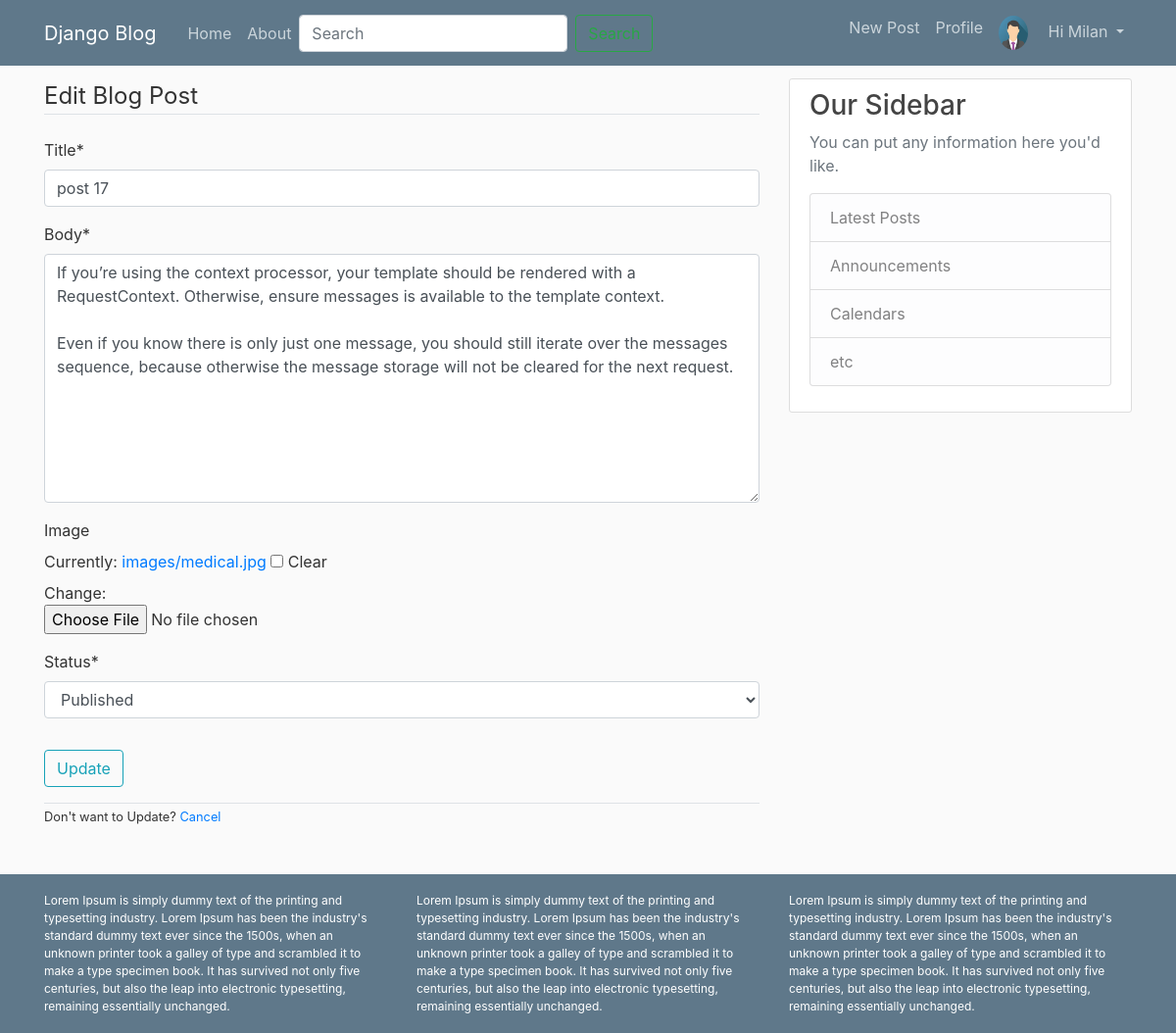
/blog/25/edit/ (signed in), run on the app's committed database.
### blog/models.py (models this page shows, shortened)
class Profile(models.Model):
	user=models.OneToOneField(User, on_delete=models.CASCADE)
	dob=models.DateField(null=True, blank=True)
	photo=models.ImageField()

class Post(models.Model):
	STATUS_CHOICES=(
		('draft','Draft'),
		('published','Published')
	)
	title=models.CharField(max_length=120)
	slug=models.SlugField(max_length=120)
	author=models.ForeignKey(User, related_name='blog_posts',on_delete=models.CASCADE)
	likes=models.ManyToManyField(User, related_name='likes', blank=True)
	body=models.TextField()
	image=models.ImageField(upload_to='images/', blank=True, null=True)
	created=models.DateTimeField(auto_now_add=True)
	updated=models.DateTimeField(auto_now=True)
	status=models.CharField(max_length=10, choices=STATUS_CHOICES, default='draft')
	objects = models.Manager() #default manager
	published = PublishedManager() #custom model manager

### blog/views.py (the view)
# urls.py: url(r'^blog/(?P<id>\d+)/edit/$', post_update, name='post-update'),
@login_required
def post_update(request, id):
	post=get_object_or_404(Post, id=id)
	if post.author != request.user:
		raise Http404()
	form=PostEditForm(request.POST or None, request.FILES or None, instance=post)
	if form.is_valid():
		form.save()
		messages.info(request, 'Post has been Updated successfully.')
		return redirect(post.get_absolute_url())
	context={
		'form':form,
		'post':post,
	}
	return render(request, 'blog/post_edit.html', context)

### blog/forms.py
class PostEditForm(forms.ModelForm):
	class Meta:
		model=Post
		fields=['title','body','image','status']

### blog/templates/blog/post_edit.html (shortened to what this page needs)
{% extends 'blog/base.html' %}
{% load crispy_forms_tags %}
{% block content %}
<form method="POST" action="" enctype="multipart/form-data">
	<fieldset class="form-group">
		<legend class="border-bottom mb-4">
			Edit Blog Post
		</legend>
		{{form|crispy}}
	</fieldset>
	<button type="submit" class="btn btn-outline-info">Update</button>
</form>
<div class="border-top mt-3">
	<small>Don't want to Update? <a href="#">Cancel</a></small>
</div>
{% endblock %}

### blog/templates/blog/base.html (shortened to what this page needs)
{% load static %}
<!DOCTYPE html>
<html>
<head>
</head>
<link rel="stylesheet" href="https://stackpath.bootstrapcdn.com/bootstrap/4.3.1/css/bootstrap.min.css">
<link rel="stylesheet" type="text/css" href="{% static 'blog/css/main.css' %}">
<body>
<header class="site-header">
  <nav class="navbar navbar-expand-md navbar-dark bg-steel fixed-top">
    <div class="container">
      <a class="navbar-brand mr-4" href="{% url 'blog:post-list' %}">Django Blog</a>
      <div class="collapse navbar-collapse" id="navbarToggle">
        <div class="navbar-nav mr-auto">
          <a class="nav-item nav-link" href="{% url 'blog:post-list' %}">Home</a>
          <a class="nav-item nav-link" href="{% url 'about' %}">About</a>
            <form class="form-inline" method="" action="{% url 'blog:post-list' %}">
              <input class="form-control mr-sm-2" type="search" placeholder="Search" aria-label="Search" name="q">
              <button class="btn btn-outline-success my-2 my-sm-0" type="submit">Search</button>
            </form>
        </div>
        <div class="navbar-nav">
          {% if user.is_authenticated %}
          <a class="nav-item nav-link" href="">New Post</a>
          <a class="nav-item nav-link" href="{% url 'user-profile' %}">Profile</a>
          <div class="dropdown ">
          <a class="nav-link dropdown-toggle"  role="button" id="dropdownMenuButton" data-toggle="dropdown" aria-haspopup="true" aria-expanded="false">
          {% if request.user.profile.photo %}
            <img class="rounded-circle article-img" src="{{ request.user.profile.photo.url }}">
          {% endif %}
          <span>Hi {{request.user|capfirst}}</span>
          </a>
          </div>
          {% else %}
          <a class="nav-item nav-link" href="{% url 'user-login' %}">Login</a>
            <a class="nav-item nav-link" href="{% url 'user-register' %}">Register</a>
          {% endif %}
        </div>
      </div>
    </div>
  </nav>
</header>
<main role="main" class="container">
  <div class="row">
    <div class="col-md-8">
      {% block content %}{% endblock %}
    </div>
    <div class="col-md-4">
      <div class="content-section">
        <h3>Our Sidebar</h3>
        <p class='text-muted'>You can put any information here you'd like.
          <ul class="list-group">
            <li class="list-group-item list-group-item-light">Latest Posts</li>
            <li class="list-group-item list-group-item-light">Announcements</li>
            <li class="list-group-item list-group-item-light">Calendars</li>
            <li class="list-group-item list-group-item-light">etc</li>
          </ul>
        </p>
      </div>
    </div>
  </div>
</main>
<footer class="last container-fluid mt-5">
  <div class="container">
    <div class="row">
      <div class="col-4">Lorem Ipsum is simply dummy text of the printing and typesetting industry. Lorem Ipsum has been the industry's standard dummy text ever since the 1500s, when an unknown printer took a galley of type and scrambled it to make a type specimen book. It has survived not only five centuries, but also the leap into electronic typesetting, remaining essentially unchanged.</div>
      <div class="col-4">Lorem Ipsum is simply dummy text of the printing and typesetting industry. Lorem Ipsum has been the industry's standard dummy text ever since the 1500s, when an unknown printer took a galley of type and scrambled it to make a type specimen book. It has survived not only five centuries, but also the leap into electronic typesetting, remaining essentially unchanged.</div>
      <div class="col-4">Lorem Ipsum is simply dummy text of the printing and typesetting industry. Lorem Ipsum has been the industry's standard dummy text ever since the 1500s, when an unknown printer took a galley of type and scrambled it to make a type specimen book. It has survived not only five centuries, but also the leap into electronic typesetting, remaining essentially unchanged.</div>
    </div>
  </div>
</footer>
</body>
</html>

### blog/static/blog/css/main.css (style rules this page uses)
body { background: #fafafa; color: #333333; margin-top: 5rem; height: 100%; }
h1, h2, h3, h4, h5, h6 { color: #444444; }
ul { margin: 0; }
.bg-steel { background-color: #5f788a; }
.site-header .navbar-nav .nav-link { color: #cbd5db; }
.content-section { background: #ffffff; padding: 10px 20px; border: 1px solid #dddddd; border-radius: 3px; margin-bottom: 20px; }
.article-img { height: 65px; width: 65px; margin-right: 16px; }
.article-img { width: 30px; height: 35px; }
.last { background-color: #5f788a; padding: 18px; color:rgb(255, 255, 255); font-size: 12px; bottom: 0px; top: 0px; }

### data on the page
Post: title "post 17", body "If you’re using the context processor, your template should be rendered with a RequestContext. Otherwise, ensure messages is available to the template context. Even if you know there is only just one message, you should still iterate over the messages sequence, because otherwise the message storage will not be cleared for the next request.", status "Published"

### other printed values
{{ request.user|capfirst }} "Milan"
